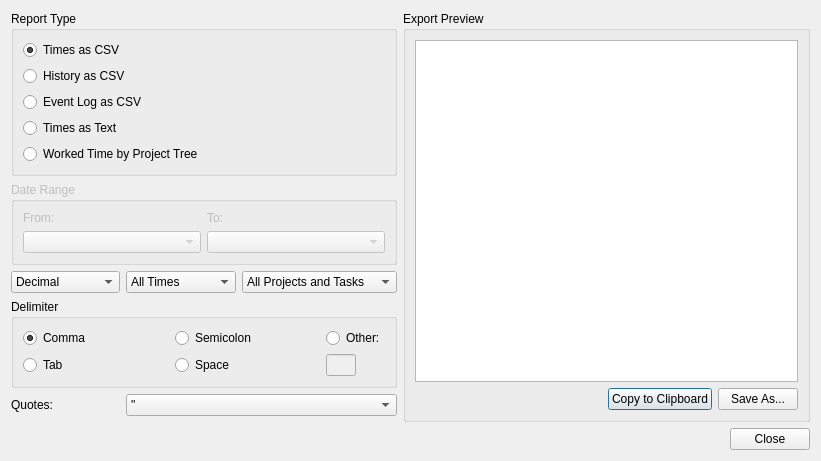
<?xml version="1.0" encoding="UTF-8"?>

<!--
SPDX-FileCopyrightText: 2004 Mark Bucciarelli <mark@hubcapconsulting.com>
SPDX-FileCopyrightText: 2019 Alexander Potashev <aspotashev@gmail.com>
SPDX-License-Identifier: GPL-2.0-or-later
-->

<ui version="4.0">
 <class>ExportDialog</class>
 <widget class="QDialog" name="ExportDialog">
  <property name="geometry">
   <rect>
    <x>0</x>
    <y>0</y>
    <width>821</width>
    <height>453</height>
   </rect>
  </property>
  <property name="windowTitle">
   <string>Export</string>
  </property>
  <layout class="QGridLayout">
   <item row="0" column="4" rowspan="6">
    <widget class="QGroupBox" name="grpPreview">
     <property name="sizePolicy">
      <sizepolicy hsizetype="Expanding" vsizetype="Preferred">
       <horstretch>0</horstretch>
       <verstretch>0</verstretch>
      </sizepolicy>
     </property>
     <property name="title">
      <string>Export Preview</string>
     </property>
     <layout class="QVBoxLayout" name="verticalLayout_2">
      <item>
       <widget class="QTextBrowser" name="previewText"/>
      </item>
      <item>
       <layout class="QHBoxLayout" name="horizontalLayout">
        <item>
         <spacer name="horizontalSpacer">
          <property name="orientation">
           <enum>Qt::Horizontal</enum>
          </property>
          <property name="sizeHint" stdset="0">
           <size>
            <width>40</width>
            <height>20</height>
           </size>
          </property>
         </spacer>
        </item>
        <item>
         <widget class="QPushButton" name="btnToClipboard">
          <property name="text">
           <string>Copy to Clipboard</string>
          </property>
          <property name="icon">
           <iconset theme="edit-copy"/>
          </property>
         </widget>
        </item>
        <item>
         <widget class="QPushButton" name="btnSaveAs">
          <property name="text">
           <string>Save As...</string>
          </property>
          <property name="icon">
           <iconset theme="document-save-as"/>
          </property>
         </widget>
        </item>
       </layout>
      </item>
     </layout>
    </widget>
   </item>
   <item row="0" column="0" colspan="4">
    <widget class="QGroupBox" name="grpReportType">
     <property name="title">
      <string>Report Type</string>
     </property>
     <layout class="QVBoxLayout" name="verticalLayout">
      <item>
       <widget class="QRadioButton" name="radioTimesCsv">
        <property name="text">
         <string>Times as CSV</string>
        </property>
        <property name="checked">
         <bool>true</bool>
        </property>
       </widget>
      </item>
      <item>
       <widget class="QRadioButton" name="radioHistoryCsv">
        <property name="text">
         <string>History as CSV</string>
        </property>
       </widget>
      </item>
      <item>
       <widget class="QRadioButton" name="radioEventLogCsv">
        <property name="text">
         <string>Event Log as CSV</string>
        </property>
       </widget>
      </item>
      <item>
       <widget class="QRadioButton" name="radioTimesText">
        <property name="text">
         <string>Times as Text</string>
        </property>
       </widget>
      </item>
    <item>
     <widget class="QRadioButton" name="radioTimesTree">
      <property name="text">
       <string>Worked Time by Project Tree</string>
      </property>
     </widget>
    </item>
     </layout>
    </widget>
   </item>
   <item row="1" column="0" colspan="4">
    <widget class="QGroupBox" name="grpDateRange">
     <property name="enabled">
      <bool>false</bool>
     </property>
     <property name="whatsThis">
      <string>An inclusive date range for reporting on time card history.  Not enabled when reporting on totals.</string>
     </property>
     <property name="title">
      <string>Date Range</string>
     </property>
     <layout class="QGridLayout">
      <item row="0" column="0">
       <widget class="QLabel" name="textLabel1">
        <property name="text">
         <string>From:</string>
        </property>
        <property name="wordWrap">
         <bool>false</bool>
        </property>
       </widget>
      </item>
      <item row="1" column="0">
       <widget class="KDateComboBox" name="dtFrom">
        <property name="sizePolicy">
         <sizepolicy hsizetype="Minimum" vsizetype="Fixed">
          <horstretch>0</horstretch>
          <verstretch>0</verstretch>
         </sizepolicy>
        </property>
        <property name="focusPolicy">
         <enum>Qt::StrongFocus</enum>
        </property>
       </widget>
      </item>
      <item row="0" column="1">
       <widget class="QLabel" name="textLabel1_2">
        <property name="text">
         <string>To:</string>
        </property>
        <property name="wordWrap">
         <bool>false</bool>
        </property>
       </widget>
      </item>
      <item row="1" column="1">
       <widget class="KDateComboBox" name="dtTo">
        <property name="sizePolicy">
         <sizepolicy hsizetype="Minimum" vsizetype="Fixed">
          <horstretch>0</horstretch>
          <verstretch>0</verstretch>
         </sizepolicy>
        </property>
        <property name="focusPolicy">
         <enum>Qt::StrongFocus</enum>
        </property>
       </widget>
      </item>
     </layout>
    </widget>
   </item>
   <item row="2" column="0" colspan="2">
    <widget class="QComboBox" name="combodecimalminutes">
     <item>
      <property name="text">
       <string comment="format to display times">Decimal</string>
      </property>
     </item>
     <item>
      <property name="text">
       <string>Hours:Minutes</string>
      </property>
     </item>
    </widget>
   </item>
   <item row="2" column="2">
    <widget class="QComboBox" name="combosessiontimes">
     <item>
      <property name="text">
       <string>All Times</string>
      </property>
     </item>
     <item>
      <property name="text">
       <string>Session Times</string>
      </property>
     </item>
    </widget>
   </item>
   <item row="2" column="3">
    <widget class="QComboBox" name="comboalltasks">
     <item>
      <property name="text">
      <string>All Projects and Tasks</string>
      </property>
     </item>
     <item>
      <property name="text">
      <string>Selected Project / Task</string>
      </property>
     </item>
    </widget>
   </item>
   <item row="3" column="0" colspan="4">
    <widget class="QGroupBox" name="grpDelimiter">
     <property name="sizePolicy">
      <sizepolicy hsizetype="Minimum" vsizetype="Minimum">
       <horstretch>0</horstretch>
       <verstretch>0</verstretch>
      </sizepolicy>
     </property>
     <property name="whatsThis">
      <string>The character used to separate one field from another in the output.</string>
     </property>
     <property name="title">
      <string>Delimiter</string>
     </property>
     <layout class="QGridLayout">
      <item row="0" column="0">
       <widget class="QRadioButton" name="radioComma">
        <property name="text">
         <string>Comma</string>
        </property>
        <property name="checked">
         <bool>true</bool>
        </property>
       </widget>
      </item>
      <item row="0" column="1">
       <widget class="QRadioButton" name="radioSemicolon">
        <property name="text">
         <string>Semicolon</string>
        </property>
       </widget>
      </item>
      <item row="0" column="2">
       <widget class="QRadioButton" name="radioOther">
        <property name="text">
         <string comment="user can set an user defined delimiter">Other:</string>
        </property>
       </widget>
      </item>
      <item row="1" column="0">
       <widget class="QRadioButton" name="radioTab">
        <property name="text">
         <string comment="tabulator delimiter">Tab</string>
        </property>
       </widget>
      </item>
      <item row="1" column="1">
       <widget class="QRadioButton" name="radioSpace">
        <property name="text">
         <string>Space</string>
        </property>
       </widget>
      </item>
      <item row="1" column="2">
       <widget class="QLineEdit" name="txtOther">
        <property name="enabled">
         <bool>false</bool>
        </property>
        <property name="sizePolicy">
         <sizepolicy hsizetype="Fixed" vsizetype="Fixed">
          <horstretch>0</horstretch>
          <verstretch>0</verstretch>
         </sizepolicy>
        </property>
        <property name="maximumSize">
         <size>
          <width>30</width>
          <height>32767</height>
         </size>
        </property>
        <property name="focusPolicy">
         <enum>Qt::StrongFocus</enum>
        </property>
        <property name="maxLength">
         <number>1</number>
        </property>
       </widget>
      </item>
     </layout>
    </widget>
   </item>
   <item row="4" column="0" colspan="2">
    <widget class="QLabel" name="quotesLabel">
     <property name="enabled">
      <bool>true</bool>
     </property>
     <property name="sizePolicy">
      <sizepolicy hsizetype="Minimum" vsizetype="Fixed">
       <horstretch>0</horstretch>
       <verstretch>0</verstretch>
      </sizepolicy>
     </property>
     <property name="text">
      <string>Quotes:</string>
     </property>
     <property name="wordWrap">
      <bool>false</bool>
     </property>
    </widget>
   </item>
   <item row="4" column="2" colspan="2">
    <widget class="QComboBox" name="cboQuote">
     <property name="enabled">
      <bool>true</bool>
     </property>
     <property name="sizePolicy">
      <sizepolicy hsizetype="Minimum" vsizetype="Fixed">
       <horstretch>0</horstretch>
       <verstretch>0</verstretch>
      </sizepolicy>
     </property>
     <property name="whatsThis">
      <string>All fields are quoted in the output.</string>
     </property>
     <item>
      <property name="text">
       <string>&quot;</string>
      </property>
     </item>
     <item>
      <property name="text">
       <string>'</string>
      </property>
     </item>
    </widget>
   </item>
   <item row="5" column="1" colspan="2">
    <spacer name="spacer3">
     <property name="orientation">
      <enum>Qt::Vertical</enum>
     </property>
     <property name="sizeType">
      <enum>QSizePolicy::Expanding</enum>
     </property>
     <property name="sizeHint" stdset="0">
      <size>
       <width>20</width>
       <height>29</height>
      </size>
     </property>
    </spacer>
   </item>
   <item row="6" column="0" colspan="5">
    <widget class="QDialogButtonBox" name="buttonBox">
     <property name="standardButtons">
      <set>QDialogButtonBox::Close</set>
     </property>
    </widget>
   </item>
  </layout>
 </widget>
 <customwidgets>
  <customwidget>
   <class>KDateComboBox</class>
   <extends>QComboBox</extends>
   <header>kdatecombobox.h</header>
  </customwidget>
 </customwidgets>
 <tabstops>
  <tabstop>dtFrom</tabstop>
  <tabstop>dtTo</tabstop>
  <tabstop>radioComma</tabstop>
  <tabstop>txtOther</tabstop>
  <tabstop>cboQuote</tabstop>
 </tabstops>
 <resources/>
 <connections>
  <connection>
   <sender>radioOther</sender>
   <signal>toggled(bool)</signal>
   <receiver>txtOther</receiver>
   <slot>setEnabled(bool)</slot>
   <hints>
    <hint type="sourcelabel">
     <x>20</x>
     <y>20</y>
    </hint>
    <hint type="destinationlabel">
     <x>20</x>
     <y>20</y>
    </hint>
   </hints>
  </connection>
 </connections>
</ui>
